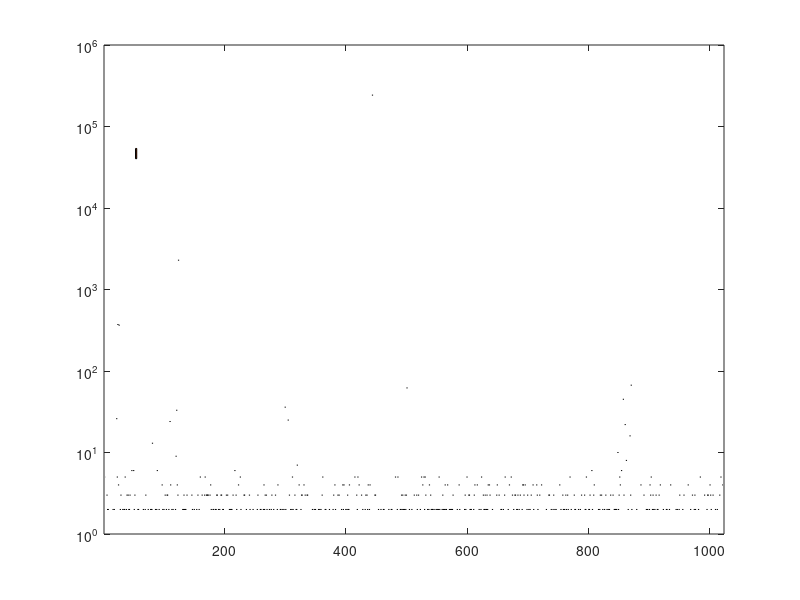
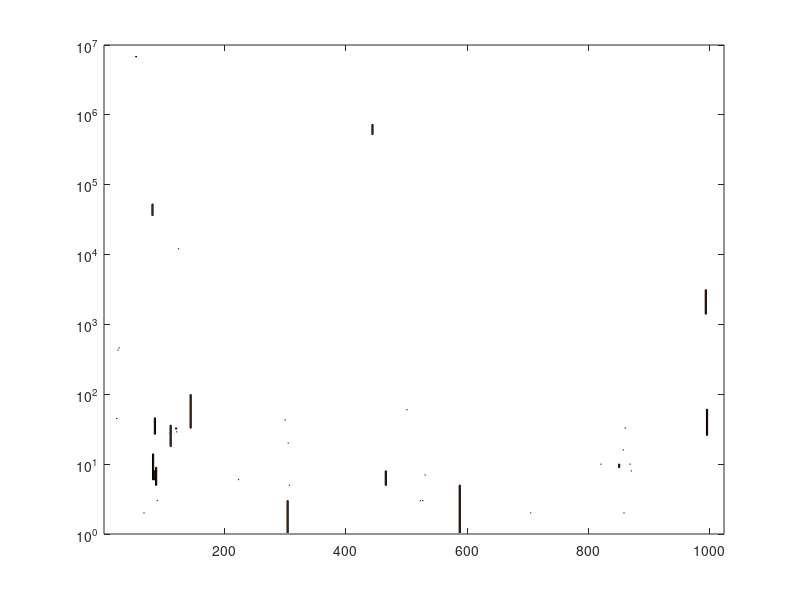

These figures' MATLAB source, in order:
clear all
clc
close all

udp = csvread('hist-portas-udp.csv');
tcp = csvread('hist-portas-tcp.csv');
all = csvread('hist-portas-all.csv');


redgreenmap = [0 0.8 0; 1 0 0];

f1 = figure('pos',[100 100 800 250]);
y1 = all([1:1024],[3,4]);
bar(y1,'stacked','barwidth',2)
set(gca,'YScale','log')

colormap(redgreenmap)
xlim([1 1024])
% y = all([1:53 55:123 125:443 445:1024],[5,6])


f2 = figure('pos',[100 400 800 250]);
y2 = all([1:1024],[6,7]);
bar(y2,'stacked','barwidth',2)
set(gca,'YScale','log')
colormap(redgreenmap)
xlim([1 1024])